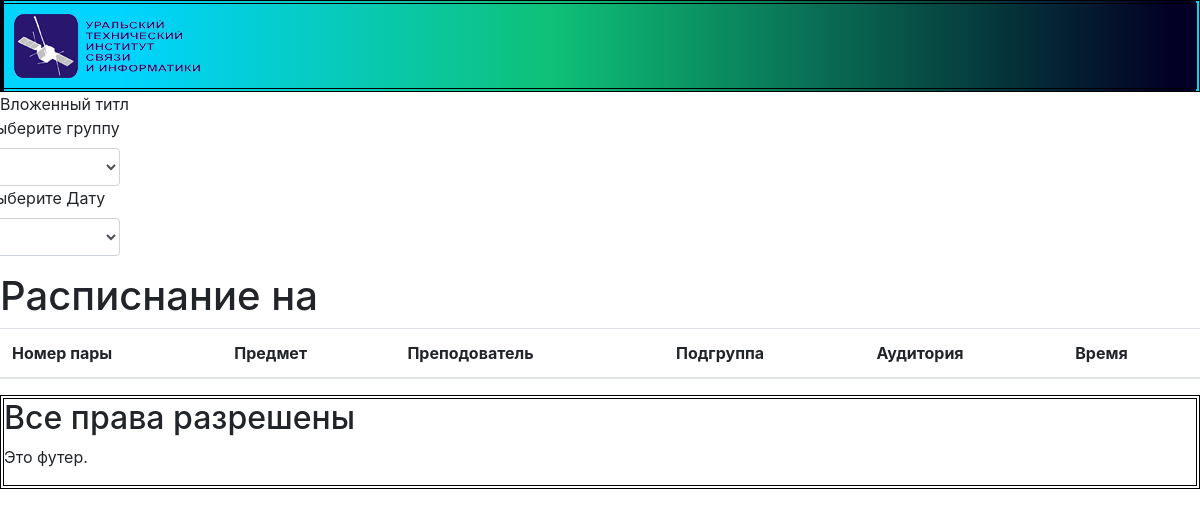
The app's page /, older data.
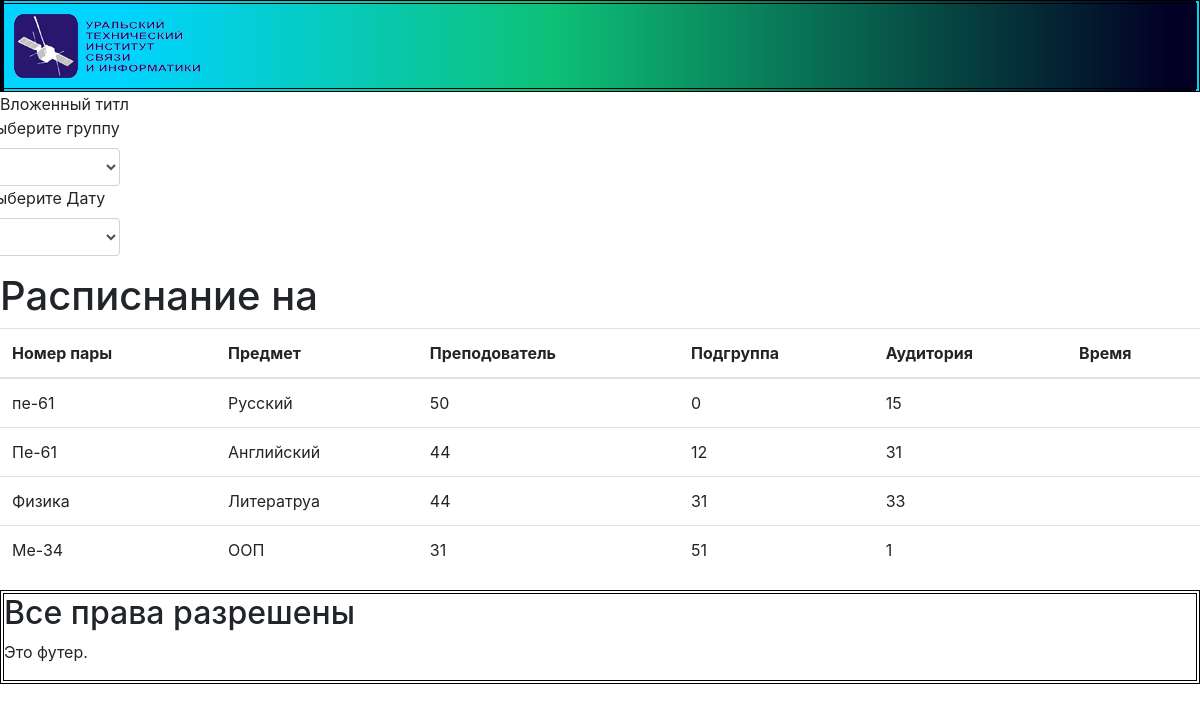
The same page, newer data.
### MainApp/models.py (models this page shows)
class AcademicPlan(models.Model):
    Group=models.CharField(max_length=45, primary_key=True)
    SubjectName=models.CharField(max_length=100)
    LectureHours=models.IntegerField()
    labHours=models.IntegerField()
    PracticeHours=models.IntegerField()
    class Meta:
        verbose_name = 'Академический план'
        verbose_name_plural = 'Академические планы'

### MainApp/views.py (the view)
# urls.py: url(r'^$', views.Main_list, name='Main_list'),
def Main_list(request):
        Academic=AcademicPlan.objects.all()
        Tchers=Teachers.objects.all()
        Cfedra=Cafedra.objects.all()
        Aditoriy=Auditoriy.objects.all()
        Grup=Group.objects.all()
        Subjct=Subject.objects.all()
        return render(request, 'test.html', {'posts': Academic,"groups":Grup})

### MainApp/templates/test.html (shortened to what this page needs)
{% load static %}
<!DOCTYPE html>
<html>
<head>
    <link  href="{% static 'css/bootstrap.css' %}" rel="stylesheet"  type="text/css">
    <link  href="{% static 'css/bootstrap-grid.css' %}" rel="stylesheet"  type="text/css">
    <link  href="{% static 'css/main.css' %}" rel="stylesheet"  type="text/css">
</head>
<body>
  <div class="head">
      <img src="{% static 'img/logo_uisi.png' %}">
  </div>
<div id="content">
    {% block content %}
     {% include "list.html" %}
    {% endblock %}
</div>
<div class="footer">
<div id="sidebar">
    <h2>Все права разрешены</h2>
    <p>Это футер.</p>
</body>
</html>

### MainApp/templates/list.html (shortened to what this page needs)
{% block title %}Вложенный титл{% endblock %}
{% block content %}
<div class="row">
<div class="form-group col-l2">
  <label for="inputState">Выберите группу</label>
  <select id="inputState" class="form-control">
  </select>
  <label for="inputState">Выберите Дату</label>
  <select id="inputState" class="form-control">
  </select>
</div></div>
<h1>Расписнание на </h1>
<table class="table">
  <thead>
    <tr>
      <th> Номер пары</th>
      <th>
        Предмет
      </th>
      <th>
        Преподователь
      </th>
      <th>
        Подгруппа
      </th>
      <th>Аудитория</th>
      <th>Время</th>
    </tr>
  </thead>
  <tbody>
    {% for post in posts %}
    <tr>
      <td>{{post.Group}} </td>
      <td>{{post.SubjectName }}</td>
      <td>{{post.LectureHours}}</td>
      <td>{{post.labHours}}</td>
      <td>{{post.PracticeHours }}</td>
      <td>{{post.vremya}}</td>
      {% endfor %}
    </tr>
  </tbody>
</table>
{% endblock %}

Row changes from the older to the newer data that the page shows:
added AcademicPlan: Group "пе-61", SubjectName "Русский", LectureHours "50", labHours "0", PracticeHours "15"
added AcademicPlan: Group "Пе-61", SubjectName "Английский", LectureHours "44", labHours "12", PracticeHours "31"
added AcademicPlan: Group "Физика", SubjectName "Литератруа", LectureHours "44", labHours "31", PracticeHours "33"
added AcademicPlan: Group "Ме-34", SubjectName "ООП", LectureHours "31", labHours "51", PracticeHours "1"
